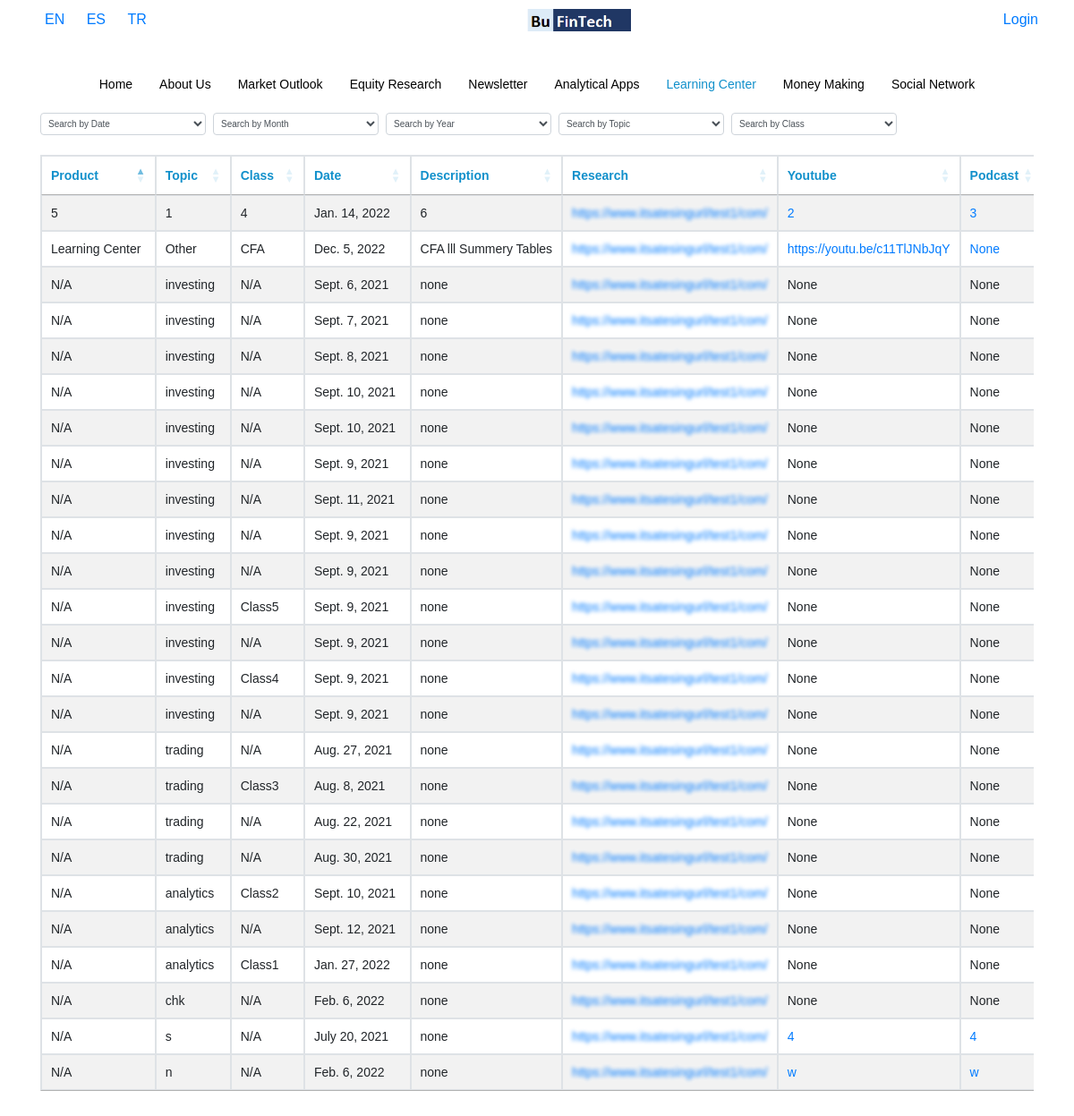
Screenshot of /en/learning-center with the database file from the repository.
### base/models.py (models this page shows, shortened)
class learning(models.Model):
    Language = models.CharField(max_length=50)
    Product = models.CharField(max_length=50,blank=True, default="N/A")
    Topic = models.CharField(max_length=50,blank=True)
    Class = models.CharField(max_length=50,blank=True, default="N/A")
    Date = models.DateField(blank=True)
    Description = models.CharField(max_length=50,blank=True,default="none")
    Research = models.URLField()
    Youtube = models.CharField(max_length=50,blank=True)
    Podcast = models.CharField(max_length=50,blank=True)
    class Meta:
        verbose_name = "Learning Center"
        verbose_name_plural = "Learning Center"

### base/views.py (the view)
# urls.py: re_path(r'^(?P<Language>[a-z]{2})/learning-center$', views.learn, name='learning-center'),
def learn(request, Language):
    display_url = True
    try:
        user_payment = Api_key.objects.get(user = request.user)
    except:
        user_payment = None
    if user_payment != None:
        pass
    else:
        display_url = False
    hidden = [0,1]
    setCurrentLanguage(request, Language)
    nav_items = ListPage.objects.filter(Language=request.session['current_language']).order_by('Priority').values_list("Menu_Name","url").distinct()
    obj = learning.objects.filter(Language=request.session['current_language'])
    data = serializers.serialize("python",learning.objects.filter(Language=request.session['current_language']) )
    categories = obj.values("Topic").distinct()
    classes = obj.values("Class").distinct()
    return render (request,'base/learning.html',{'display_url':display_url, 'obj':obj,'table_form':LearningForm(),'data':data, 'hidden':hidden,"nav_items":list(dict.fromkeys(nav_items)),'Language':Language, 'categories':categories, 'classes':classes})

### base/forms.py
class LearningForm(ModelForm):
    class Meta:
        model = learning
        fields = '__all__'

### base/templatetags/current_url.py (called while the page is built)
@register.filter
def current_url(value, url):
    url = url[4:]
    value = value.replace("_","-")
    if value == "analytic-apps":
        value = "analytical-apps"
    print(value, url)
    result = re.search(value , url)
    if result != None:
        return True

### base/views.py (called while the page is built)
def setCurrentLanguage(request, Language):
    request.session['current_language'] = Language
    return

### base/templates/base/learning.html (shortened to what this page needs)
{% extends 'base/home.html' %}
{% load static %}
{% block content %}
<div class="container">
        <div class=" d-block d-md-flex searcbox">
            <select style="height: 25px; font-size: 10px; padding: 4px;" class="form-control col-12 col-md-2 mt-2 mt-md-0 mr-2" id="learning_search_date" title="Search By Date">
				<option value="">Search by Date</option>
			</select>
            <select style="height: 25px; font-size: 10px; padding: 4px;" class="form-control col-12 col-md-2 mt-2 mt-md-0 mr-2" id="learning_search_month" title="Search By Month">
				<option value="">Search by Month</option>
			</select>
            <select style="height: 25px; font-size: 10px; padding: 4px;" class="form-control col-12 col-md-2 mt-2 mt-md-0 mr-2" id="learning_search_year" title="Search By Year">
                <option value="">Search by Year</option>
            </select>
            <select style="height: 25px; font-size: 10px; padding: 4px;" class="form-control col-12 col-md-2 mt-2 mt-md-0 mr-2" id="learning_search" title="Search By Category">
                <option value="">Search by Topic</option>
            </select>
            <select style="height: 25px; font-size: 10px; padding: 4px;" class="form-control col-12 col-md-2 mt-2 mt-md-0 mr-2" id="learning_search_class" title="Search By Category">
                <option value="">Search by Class</option>
            </select>
        </div>
	<br />
    <div class="width">
    <table id="example" class="table table-striped table-bordered" style="width:101%">
        <thead>
            <tr>
                {% for field in table_form %}
                    {% if field.label  == 'Url' %}
                        {% if display_url %}
                            <th> {{field.label}} </th>
                        {% endif %}
                    {% elif field.label  == 'Language' %}
                    {% else %}
                        <th> {{field.label}} </th>
                    {% endif %}
				{% endfor %}
            </tr>
        </thead>
        <tbody>
            {% for instance in data %}
                <tr>
                {% for field, value in instance.fields.items %}
                            {% if field == 'Research' %}
                                {% if display_url == False %}
                                    <td style="min-width: 203px;">
                                        <a class="blurLinks" href="{% url 'payment' %}" onmouseover="hov(this)" onmouseout="hovOut(this)">https://www.itsatesingurl/test1/com/</a>
                                    </td>
                                {% else %}
                                    <td> <a  href="{{value}}">{{value}}</a></td>
                                {% endif %}
                            {% elif field == 'Language' %}
                            {% elif field == 'Youtube' %}
                                {% if value %}
                                    <td> <a  href="{{value}}">{{value}}</a></td>
                                {% else %}
                                    <td>None</td>
                                {% endif %}
                            {% elif field == 'Podcast' %}
                                {% if value %}
                                    <td><a href="{{value}}">{{value}}</a></td>
                                {% else %}
                                    <td>None</td>
                                {% endif %}
                            {% else %}
                                <td> {{value }} </td>
                            {%endif%}
                {% endfor %}
                </tr>
            {% endfor %}
        </tbody>
    </table>
    </div>
</div>
{% endblock content %}

### mysite/static/base/style.css (style rules this page uses)
html, body { height: 100%; width: 100%; height: 100vh; width: 100vw; margin: 0; }
.width { overflow-x: auto; white-space: nowrap; margin-bottom: 50px; }
th { color:#1190cb; }
td { width:25%; }
a { color:black; }

### mysite/static/base/url.css (style rules this page uses)
.blurLinks { filter: blur(2px); -webkit-filter: blur(2px); }

### mysite/static/sidebar/demo.css (style rules this page uses)
html, body { padding: 0; margin: 0; }
body { background-color: #fff; font-family: Arial, Helvetica, Verdana; font-size: 14px; line-height: 22px; color: #666; position: relative; -webkit-text-size-adjust: none; }

### mysite/static/sidebar/mmenu.css (style rules this page uses)
:root { --mm-line-height:20px;--mm-listitem-size:44px;--mm-navbar-size:44px;--mm-offset-top:0;--mm-offset-right:0;--mm-offset-bottom:0;--mm-offset-left:0;--mm-color-border:rgba(0, 0, 0, 0.1);--mm-color-button:rgba(0, 0, 0, 0.3);--mm-color-text:rgba(0, 0, 0, 0.75);--mm-color-text-dimmed:rgba(0, 0, 0, 0.3);--mm-color-background:#f3f3f3;--mm-color-background-highlight:rgba(0, 0, 0, 0.05);--mm-color-background-emphasis:rgba(255, 255, 255, 0.4);--mm-shadow:0 0 10px rgba(0, 0, 0, 0.3) }
.mm-wrapper { overflow-x:hidden;position:relative }
:root { --mm-iconbar-size:50px }
:root { --mm-iconpanel-size:50px }
:root { --mm-sidebar-collapsed-size:50px;--mm-sidebar-expanded-size:440px }

### rows the page displays
learning: fields "N/A" "investing" "N/A" "Sept. 6, 2021" "none"
learning: fields "N/A" "investing" "N/A" "Sept. 7, 2021" "none"
learning: fields "N/A" "investing" "N/A" "Sept. 8, 2021" "none"
learning: fields "N/A" "investing" "N/A" "Sept. 10, 2021" "none"
learning: fields "N/A" "investing" "N/A" "Sept. 10, 2021" "none"
learning: fields "N/A" "investing" "N/A" "Sept. 9, 2021" "none"
learning: fields "N/A" "investing" "N/A" "Sept. 11, 2021" "none"
learning: fields "N/A" "investing" "N/A" "Sept. 9, 2021" "none"
learning: fields "N/A" "investing" "N/A" "Sept. 9, 2021" "none"
learning: fields "N/A" "investing" "Class5" "Sept. 9, 2021" "none"
learning: fields "N/A" "investing" "N/A" "Sept. 9, 2021" "none"
learning: fields "N/A" "investing" "Class4" "Sept. 9, 2021" "none"
learning: fields "N/A" "investing" "N/A" "Sept. 9, 2021" "none"
learning: fields "N/A" "trading" "N/A" "Aug. 27, 2021" "none"
learning: fields "N/A" "trading" "Class3" "Aug. 8, 2021" "none"
learning: fields "N/A" "trading" "N/A" "Aug. 22, 2021" "none"
learning: fields "N/A" "trading" "N/A" "Aug. 30, 2021" "none"
learning: fields "N/A" "analytics" "Class2" "Sept. 10, 2021" "none"
learning: fields "N/A" "analytics" "N/A" "Sept. 12, 2021" "none"
learning: fields "N/A" "analytics" "Class1" "Jan. 27, 2022" "none"
learning: fields "N/A" "chk" "N/A" "Feb. 6, 2022" "none"
learning: fields "Jan. 14, 2022"
learning: fields "N/A" "N/A" "July 20, 2021" "none"
learning: fields "N/A" "N/A" "Feb. 6, 2022" "none"
learning: fields "Learning Center" "Other" "CFA" "Dec. 5, 2022" "CFA lll Summery Tables", fields "https://youtu.be/c11TlJNbJqY", fields "None"

### other values shown
{{ item.0 }} "Home" "About Us" "Market Outlook" "Equity Research" "Newsletter" "Analytical Apps" "Money Making" "Social Network"
{{ item.0 }} "Learning Center"
{{ field.label }} "Product" "Topic" "Class" "Date" "Description" "Research" "Youtube" "Podcast"
{{ value }} "5" "1" "4" "6" "s" "n"
{{ value }} "2" "4" "w"
{{ value }} "3" "4" "w"
